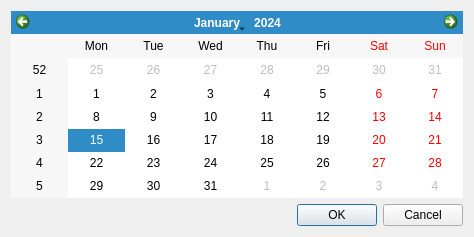
<?xml version="1.0" encoding="UTF-8"?>
<ui version="4.0">
 <class>SelectDateDialog</class>
 <widget class="QDialog" name="SelectDateDialog">
  <property name="geometry">
   <rect>
    <x>0</x>
    <y>0</y>
    <width>474</width>
    <height>237</height>
   </rect>
  </property>
  <property name="windowTitle">
   <string>Dialog</string>
  </property>
  <layout class="QVBoxLayout" name="verticalLayout">
   <item>
    <widget class="QCalendarWidget" name="calendarWidget"/>
   </item>
   <item>
    <widget class="QDialogButtonBox" name="buttonBox">
     <property name="orientation">
      <enum>Qt::Horizontal</enum>
     </property>
     <property name="standardButtons">
      <set>QDialogButtonBox::Cancel|QDialogButtonBox::Ok</set>
     </property>
    </widget>
   </item>
  </layout>
 </widget>
 <resources/>
 <connections>
  <connection>
   <sender>buttonBox</sender>
   <signal>accepted()</signal>
   <receiver>SelectDateDialog</receiver>
   <slot>accept()</slot>
   <hints>
    <hint type="sourcelabel">
     <x>248</x>
     <y>254</y>
    </hint>
    <hint type="destinationlabel">
     <x>157</x>
     <y>274</y>
    </hint>
   </hints>
  </connection>
  <connection>
   <sender>buttonBox</sender>
   <signal>rejected()</signal>
   <receiver>SelectDateDialog</receiver>
   <slot>reject()</slot>
   <hints>
    <hint type="sourcelabel">
     <x>316</x>
     <y>260</y>
    </hint>
    <hint type="destinationlabel">
     <x>286</x>
     <y>274</y>
    </hint>
   </hints>
  </connection>
 </connections>
</ui>
